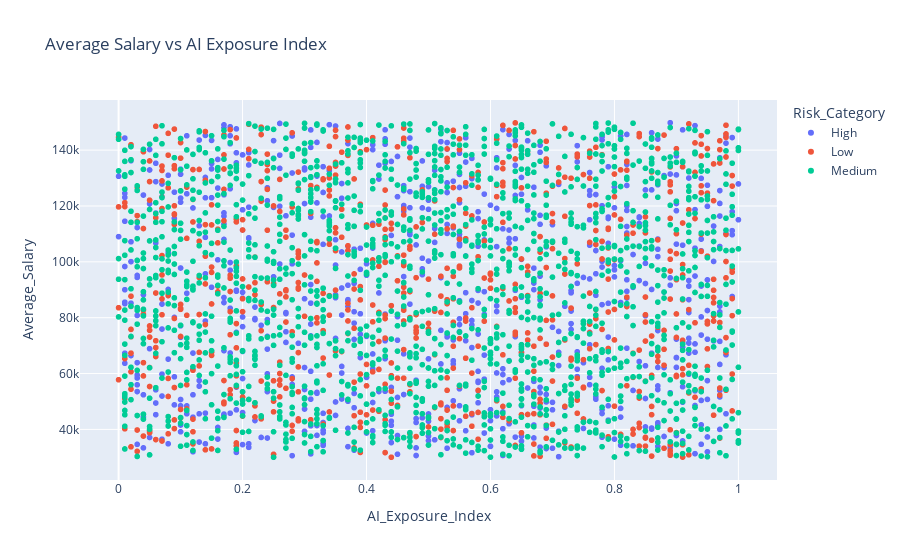

The notebook cell this image was saved under:
### Code cell
px.scatter(
    job_data,
    x="AI_Exposure_Index",
    y="Average_Salary",
    color="Risk_Category",
    hover_name="Job_Title",
    title="Average Salary vs AI Exposure Index"
).show()

### Figure 1 — Plotly figure (JSON) as saved in the notebook; plotly's stock layout.template omitted (floating-point values rounded to 4 significant figures; data arrays with more than 128 entries replaced by an {"elided": "..."} marker saying what was removed)
{"data": [{"hovertemplate": "<b>%{hovertext}</b><br><br>Risk_Category=High<br>AI_Exposure_Index=%{x}<br>Average_Salary=%{y}<extra></extra>", "hovertext": {"elided": "740 str values"}, "legendgroup": "High", "marker": {"color": "#636efa", "symbol": "circle"}, "mode": "markers", "name": "High", "showlegend": true, "type": "scattergl", "x": {"elided": "740 float values"}, "xaxis": "x", "y": {"elided": "740 int values"}, "yaxis": "y"}, {"hovertemplate": "<b>%{hovertext}</b><br><br>Risk_Category=Low<br>AI_Exposure_Index=%{x}<br>Average_Salary=%{y}<extra></extra>", "hovertext": {"elided": "739 str values"}, "legendgroup": "Low", "marker": {"color": "#EF553B", "symbol": "circle"}, "mode": "markers", "name": "Low", "showlegend": true, "type": "scattergl", "x": {"elided": "739 float values"}, "xaxis": "x", "y": {"elided": "739 int values"}, "yaxis": "y"}, {"hovertemplate": "<b>%{hovertext}</b><br><br>Risk_Category=Medium<br>AI_Exposure_Index=%{x}<br>Average_Salary=%{y}<extra></extra>", "hovertext": {"elided": "1521 str values"}, "legendgroup": "Medium", "marker": {"color": "#00cc96", "symbol": "circle"}, "mode": "markers", "name": "Medium", "showlegend": true, "type": "scattergl", "x": {"elided": "1521 float values"}, "xaxis": "x", "y": {"elided": "1521 int values"}, "yaxis": "y"}], "layout": {"legend": {"title": {"text": "Risk_Category"}, "tracegroupgap": 0}, "title": {"text": "Average Salary vs AI Exposure Index"}, "xaxis": {"anchor": "y", "domain": [0, 1], "title": {"text": "AI_Exposure_Index"}}, "yaxis": {"anchor": "x", "domain": [0, 1], "title": {"text": "Average_Salary"}}}}
